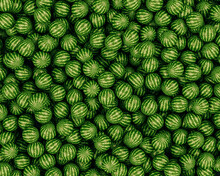
#> input picture dataset/watermelon/220_F_380719641_bnP3uFoOcTz1FgEZX7qIF3wj9LEaGHHi.jpg, 220 x 176 px; the run also reads 1 picture not shown here
$ jupyter execute --allow-errors 'image processing.ipynb'   (shell and % lines are left out)
#> lines starting #> are read from the running program, lines starting #| are printed output that depends on the picture
# Image classification using OpenCV

In this notebook, we use two folder  from dataset each has images of lemon and watermelon respectively.After reading the images we take the meanvalue of images

[cell 1]
import  os
import cv2
from matplotlib import pyplot as plt
import numpy as np

x=[]


basepath='D:\python workshop\dataset'
for folder in os.scandir(basepath):
    if folder.is_dir():
        for file in os.scandir(folder.path):
            img=cv2.imread(file.path)
#> img is the input picture: shape (176, 220, 3); mean B, G, R 29.1, 96.1, 58.7
            features=np.mean(img,axis=(0,1)).tolist()
#> features = [29.06, 96.07, 58.71]
            features.append(folder.name)
            x.append(features)

print(x)

### Converting mean value of images into csv file

[cell 2]
import pandas as pd
df= pd.DataFrame(x,columns=['R','G','B','class'])
print(df)
df.to_csv('curdata.csv',index =False)

### Reading a csv file

[cell 3]
df=pd.read_csv('curdata.csv')
#> (reads curdata.csv from the repository)
print(df)

lx=df[df['class']=='lemon']
mx=df[df['class']=='watermelon']

print(lx)
print(mx)

[cell 4]
from mpl_toolkits import mplot3d

plt.figure(figsize=(7,7),dpi=80,facecolor='w',edgecolor='k')
ax=plt.axes(projection='3d')

ax.set_xlabel('R')
ax.set_ylabel('G')
ax.set_zlabel('B');

ax.scatter3D(lx['R'],lx['G'],lx['B'],color='y')
ax.scatter3D(mx['R'],mx['G'],mx['B'],color='g')
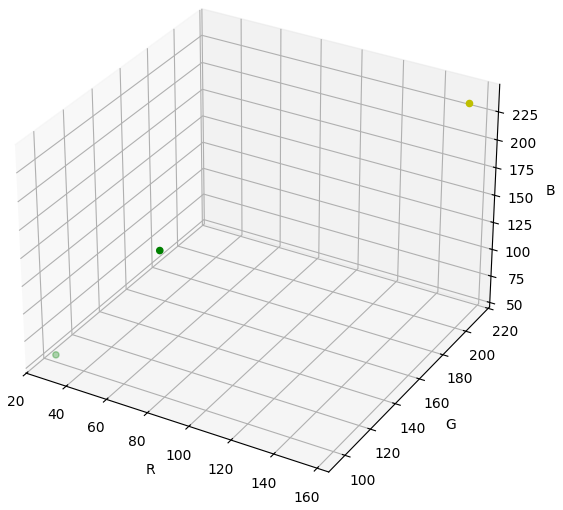
#> figure drawn by matplotlib, 1 panel

### spliting data into x and y

[cell 5]
from sklearn.model_selection import train_test_split
from sklearn import preprocessing
x=df.iloc[:,:-1].values
y=df.iloc[:,-1].values
print(x)
print(y)

### Preprocessing using LabelEncoder

[cell 6]
le=preprocessing.LabelEncoder()
y=le.fit(y).transform(y)
print(y)

[cell 7]
x_train,x_test,y_train,y_test = train_test_split(x,y,test_size=.4,random_state=42)

## svm model

  predicting accurancy of  model

[cell 8]
from sklearn.svm import SVC
svc=SVC(kernel='linear')
#> (the rest of this cell did not finish here and is left out)

[cell 9]
from sklearn.metrics import confusion_matrix
from sklearn.metrics import plot_confusion_matrix
from sklearn.metrics import classification_report
#> (the rest of this cell did not finish here and is left out)

[cell 10]
from PIL import Image
image=input('enter image path : ')
#> the answer given: dataset/lemon/download.jpg
